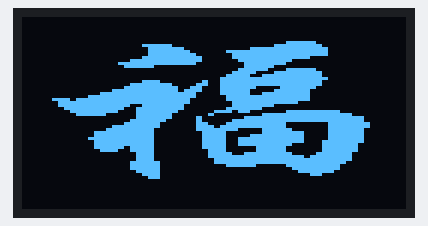
This sketch was run on a simulated Arduino Uno, built with avr-gcc and run on an emulated ATmega328P. On the bench: 128×64 one-colour display.

Above: at 0.1 s.

The sketch:

U8G2-Oled-FU.ino
```cpp
#include <U8g2lib.h>
U8G2_SSD1306_128X64_NONAME_F_HW_I2C u8g2(U8G2_R0, /* reset=*/ U8X8_PIN_NONE);//定义屏幕
#define fu_x 128
#define fu_y 64
static const unsigned char fu[] U8X8_PROGMEM = {
0x00,0x00,0x00,0x00,0x00,0x00,0x00,0x00,0x00,0x00,0x00,0x00,0x00,0x00,0x00,0x00,0x00,0x00,0x00,0x00,0x00,0x00,0x00,0x00,0x00,0x00,0x00,0x00,0x00,0x00,0x00,0x00,
0x00,0x00,0x00,0x00,0x00,0x00,0x00,0x00,0x00,0x00,0x00,0x00,0x00,0x00,0x00,0x00,0x00,0x00,0x00,0x00,0x00,0x00,0x00,0x00,0x00,0x00,0x00,0x00,0x00,0x00,0x00,0x00,
0x00,0x00,0x00,0x00,0x00,0x00,0x00,0x00,0x00,0x00,0x00,0x00,0x00,0x00,0x00,0x00,0x00,0x00,0x00,0x00,0x00,0x00,0x00,0x00,0x00,0x00,0x00,0x00,0x00,0x00,0x00,0x00,
0x00,0x00,0x00,0x00,0x00,0x00,0x00,0x00,0x00,0x00,0x00,0x00,0x00,0x00,0x00,0x00,0x00,0x00,0x00,0x00,0x00,0x00,0x00,0x00,0x00,0x00,0x00,0x00,0x00,0x00,0x00,0x00,
0x00,0x00,0x00,0x00,0x00,0x00,0x00,0x00,0x00,0x00,0x00,0xFF,0x03,0x00,0x00,0x00,0x00,0x00,0x00,0x00,0x00,0xFF,0x03,0x00,0x00,0x00,0xF0,0xFF,0x0F,0x00,0x00,0x00,
0x00,0x00,0x00,0x00,0x00,0xFC,0x3F,0x00,0x00,0xF0,0xFF,0xFF,0x3F,0x00,0x00,0x00,0x00,0x00,0x00,0x00,0x00,0xFC,0xFF,0x00,0xF0,0xFF,0xFF,0xFF,0x3F,0x00,0x00,0x00,
0x00,0x00,0x00,0x00,0x00,0xFC,0xFF,0x03,0xC0,0xFF,0xFF,0xFF,0x3F,0x00,0x00,0x00,0x00,0x00,0x00,0x00,0x00,0xFF,0xFF,0x0F,0xC0,0xFF,0xFF,0xFF,0x00,0x00,0x00,0x00,
0x00,0x00,0x00,0x00,0xF0,0xFF,0xFF,0x0F,0x00,0xFF,0xFF,0x03,0x00,0x00,0x00,0x00,0x00,0x00,0x00,0x00,0xFF,0xFF,0xFF,0x03,0x00,0xFC,0xFF,0x00,0x00,0x00,0x00,0x00,
0x00,0x00,0x00,0x00,0xFC,0x0F,0x00,0x00,0x00,0xFC,0x0F,0x00,0x00,0x00,0x00,0x00,0x00,0x00,0x00,0x00,0x00,0x00,0x00,0x00,0x00,0xFF,0x03,0xFF,0x03,0x00,0x00,0x00,
0x00,0x00,0x00,0x00,0x00,0x00,0x00,0x00,0xC0,0x3F,0xF0,0xFF,0x0F,0x00,0x00,0x00,0x00,0x00,0x00,0x00,0x00,0x00,0x00,0x00,0xF0,0x0F,0xFF,0xFF,0x0F,0x00,0x00,0x00,
0x00,0x00,0x00,0x00,0x00,0x00,0x00,0x00,0xFC,0xFF,0xFF,0xFF,0x3F,0x00,0x00,0x00,0x00,0x00,0x00,0x00,0x00,0x3F,0x00,0x30,0xFC,0xFF,0xFF,0xFF,0x0F,0x00,0x00,0x00,
0x00,0x00,0x00,0x00,0xF0,0xFF,0x03,0x3C,0xFC,0xFF,0xFF,0xFF,0x0F,0x00,0x00,0x00,0x00,0x00,0x00,0x00,0xFC,0xFF,0x0F,0x0F,0xFC,0x3F,0xC0,0xFF,0x03,0x00,0x00,0x00,
0x00,0x00,0x00,0xC0,0xFF,0xFF,0xCF,0x0F,0xFC,0x0F,0xF0,0xFF,0x00,0x00,0x00,0x00,0x00,0x00,0x00,0xFC,0xFF,0xFF,0xFF,0x03,0xFC,0x0F,0xFF,0xFF,0x00,0x00,0x00,0x00,
0x00,0x00,0xC0,0xFF,0xFF,0xFF,0xFF,0x03,0xF0,0xFF,0xFF,0xFF,0x00,0x00,0x00,0x00,0x00,0xFC,0xFC,0xFF,0xFF,0xFF,0xFF,0x00,0xF0,0xFF,0xFF,0xFF,0x00,0x00,0x00,0x00,
0x00,0xF0,0xFF,0xFF,0xFF,0xFF,0xFF,0x00,0xC0,0xFF,0xFF,0x0F,0x00,0x00,0x00,0x00,0x00,0xF0,0xFF,0xFF,0x0F,0xFF,0x3F,0x00,0xC0,0xFF,0x0F,0x00,0x00,0x00,0x00,0x00,
0x00,0xC0,0xFF,0xFF,0xC3,0xFF,0x3F,0x00,0xF0,0xFF,0x00,0x00,0x00,0x00,0x00,0x00,0x00,0x00,0xFF,0xFF,0xC0,0xFF,0x0F,0x00,0x3F,0x0F,0x00,0xFF,0xFF,0x03,0x00,0x00,
0x00,0x00,0xFC,0x0F,0xC0,0xFF,0x03,0xC0,0x00,0x00,0xFF,0xFF,0xFF,0x3F,0x00,0x00,0x00,0x00,0x00,0x00,0xC0,0xFF,0x03,0x0C,0x00,0xFC,0xFF,0xFF,0xFF,0xFF,0x03,0x00,
0x00,0x00,0x00,0x00,0xF0,0xFF,0x00,0x0C,0xC0,0xFF,0xFF,0xFF,0xFF,0xFF,0x03,0x00,0x00,0x00,0x00,0x00,0xFC,0x3F,0x00,0x3C,0xF0,0xFF,0xFF,0x00,0xC0,0xFF,0x0F,0x00,
0x00,0x00,0x00,0xC0,0xFF,0x3F,0x00,0xFC,0xFC,0xFF,0xFF,0x00,0xC0,0xFF,0x0F,0x00,0x00,0x00,0x00,0xF0,0xFF,0x0F,0x00,0xFC,0xFF,0x00,0xFF,0x03,0xC0,0xFF,0x03,0x00,
0x00,0x00,0x00,0xFF,0xFF,0x0F,0x00,0xF0,0x0F,0x00,0xFF,0x3F,0xC0,0xFF,0x03,0x00,0x00,0x00,0x00,0xFF,0xFF,0x0F,0x00,0xF0,0x0F,0xF0,0xFF,0x3F,0xC0,0xFF,0x03,0x00,
0x00,0x00,0xC0,0xFF,0xFF,0x0F,0x00,0xF0,0x0F,0xFF,0xFF,0x3F,0xC0,0xFF,0x03,0x00,0x00,0x00,0x00,0xFF,0xFF,0x0F,0x00,0xF0,0x0F,0xFF,0xFF,0x3F,0xF0,0xFF,0x03,0x00,
0x00,0x00,0x00,0xFF,0xFF,0x0F,0x00,0xF0,0x0F,0xFF,0xFF,0x03,0xF0,0xFF,0x00,0x00,0x00,0x00,0x00,0xFF,0xF3,0x0F,0x00,0xF0,0x0F,0xC0,0xFF,0x00,0xF0,0xFF,0x00,0x00,
0x00,0x00,0x00,0xFC,0xF0,0x0F,0x00,0xC0,0x0F,0xC0,0xFF,0x00,0xF0,0xFF,0x00,0x00,0x00,0x00,0x00,0x00,0xC0,0x0F,0x00,0xC0,0x3F,0xFC,0xFF,0x03,0xFC,0x3F,0x00,0x00,
0x00,0x00,0x00,0x00,0xC0,0x0F,0x00,0xC0,0xFF,0xFF,0xFF,0x3F,0xFF,0x3F,0x00,0x00,0x00,0x00,0x00,0x00,0xC0,0x0F,0x00,0x00,0xFF,0xFF,0xFF,0xFF,0xFF,0x3F,0x00,0x00,
0x00,0x00,0x00,0x00,0xF0,0x3F,0x00,0x00,0xFF,0xFF,0xFF,0xFF,0xFF,0x0F,0x00,0x00,0x00,0x00,0x00,0x00,0xF0,0x3F,0x00,0x00,0xF0,0x3F,0x00,0xFF,0xFF,0x03,0x00,0x00,
0x00,0x00,0x00,0x00,0xF0,0x3F,0x00,0x00,0x00,0x00,0x00,0xFC,0xFF,0x03,0x00,0x00,0x00,0x00,0x00,0x00,0xC0,0x3F,0x00,0x00,0x00,0x00,0x00,0xF0,0xFF,0x00,0x00,0x00,
0x00,0x00,0x00,0x00,0x00,0x3F,0x00,0x00,0x00,0x00,0x00,0x00,0x0F,0x00,0x00,0x00,0x00,0x00,0x00,0x00,0x00,0x3C,0x00,0x00,0x00,0x00,0x00,0x00,0x00,0x00,0x00,0x00,
0x00,0x00,0x00,0x00,0x00,0x00,0x00,0x00,0x00,0x00,0x00,0x00,0x00,0x00,0x00,0x00,0x00,0x00,0x00,0x00,0x00,0x00,0x00,0x00,0x00,0x00,0x00,0x00,0x00,0x00,0x00,0x00,
0x00,0x00,0x00,0x00,0x00,0x00,0x00,0x00,0x00,0x00,0x00,0x00,0x00,0x00,0x00,0x00,0x00,0x00,0x00,0x00,0x00,0x00,0x00,0x00,0x00,0x00,0x00,0x00,0x00,0x00,0x00,0x00,
0x00,0x00,0x00,0x00,0x00,0x00,0x00,0x00,0x00,0x00,0x00,0x00,0x00,0x00,0x00,0x00,0x00,0x00,0x00,0x00,0x00,0x00,0x00,0x00,0x00,0x00,0x00,0x00,0x00,0x00,0x00,0x00,
0x00,0x00,0x00,0x00,0x00,0x00,0x00,0x00,0x00,0x00,0x00,0x00,0x00,0x00,0x00,0x00,0x00,0x00,0x00,0x00,0x00,0x00,0x00,0x00,0x00,0x00,0x00,0x00,0x00,0x00,0x00,0x00,
0x00,0x00,0x00,0x00,0x00,0x00,0x00,0x00,0x00,0x00,0x00,0x00,0x00,0x00,0x00,0x00,0x00,0x00,0x00,0x00,0x00,0x00,0x00,0x00,0x00,0x00,0x00,0x00,0x00,0x00,0x00,0x00,
/* (128 X 64 )黑底福*/
};

void setup() {
    u8g2.begin();
    u8g2.enableUTF8Print();
    Serial.begin(115200);
}

void loop() {
   u8g2.clearBuffer();//清除屏幕缓冲区
   u8g2.setFont(u8g2_font_ncenB14_tr);
   u8g2.drawXBMP(0,0, fu_x, fu_y, fu);
   u8g2.sendBuffer();//发送到屏幕缓冲区
   delay(100);
}
```
